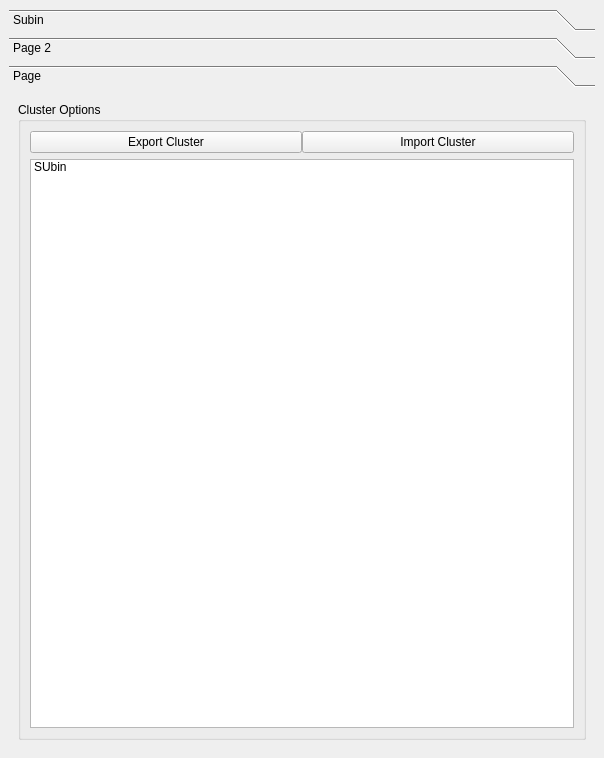
<?xml version="1.0" encoding="UTF-8"?>
<ui version="4.0">
 <class>MainWindow</class>
 <widget class="QMainWindow" name="MainWindow">
  <property name="geometry">
   <rect>
    <x>0</x>
    <y>0</y>
    <width>604</width>
    <height>758</height>
   </rect>
  </property>
  <property name="windowTitle">
   <string>MainWindow</string>
  </property>
  <widget class="QWidget" name="centralwidget">
   <layout class="QVBoxLayout" name="verticalLayout_4">
    <item>
     <layout class="QHBoxLayout" name="horizontalLayout_3"/>
    </item>
    <item>
     <layout class="QHBoxLayout" name="horizontalLayout"/>
    </item>
    <item>
     <widget class="QToolBox" name="toolBox">
      <property name="currentIndex">
       <number>2</number>
      </property>
      <widget class="QWidget" name="page">
       <property name="geometry">
        <rect>
         <x>0</x>
         <y>0</y>
         <width>586</width>
         <height>366</height>
        </rect>
       </property>
       <attribute name="label">
        <string>Subin</string>
       </attribute>
       <layout class="QVBoxLayout" name="verticalLayout">
        <item>
         <widget class="QGroupBox" name="groupBox_from">
          <property name="title">
           <string>From</string>
          </property>
          <layout class="QGridLayout" name="gridLayout_from">
           <property name="leftMargin">
            <number>30</number>
           </property>
           <property name="topMargin">
            <number>10</number>
           </property>
           <property name="rightMargin">
            <number>20</number>
           </property>
           <property name="bottomMargin">
            <number>10</number>
           </property>
           <property name="spacing">
            <number>10</number>
           </property>
           <item row="0" column="0">
            <widget class="QRadioButton" name="radioButton_softSelection">
             <property name="text">
              <string>Soft Selection</string>
             </property>
            </widget>
           </item>
           <item row="0" column="1">
            <widget class="QRadioButton" name="radioButton_blendshape">
             <property name="text">
              <string>Blendshape</string>
             </property>
            </widget>
           </item>
           <item row="0" column="2">
            <widget class="QRadioButton" name="radioButton_wire">
             <property name="text">
              <string>Wire</string>
             </property>
            </widget>
           </item>
           <item row="1" column="0">
            <widget class="QRadioButton" name="radioButton_lattice">
             <property name="text">
              <string>Lattice</string>
             </property>
            </widget>
           </item>
           <item row="1" column="1">
            <widget class="QRadioButton" name="radioButton_cluster">
             <property name="text">
              <string>Cluster</string>
             </property>
            </widget>
           </item>
           <item row="1" column="2">
            <widget class="QRadioButton" name="radioButton_skincluster">
             <property name="text">
              <string>Skincluster</string>
             </property>
            </widget>
           </item>
           <item row="0" column="3">
            <widget class="QRadioButton" name="radioButton_from">
             <property name="text">
              <string>From</string>
             </property>
            </widget>
           </item>
          </layout>
         </widget>
        </item>
        <item>
         <widget class="QGroupBox" name="groupBox_to">
          <property name="title">
           <string>To</string>
          </property>
          <layout class="QHBoxLayout" name="horizontalLayout_2">
           <property name="spacing">
            <number>10</number>
           </property>
           <property name="leftMargin">
            <number>30</number>
           </property>
           <property name="topMargin">
            <number>10</number>
           </property>
           <property name="rightMargin">
            <number>10</number>
           </property>
           <property name="bottomMargin">
            <number>10</number>
           </property>
           <item>
            <widget class="QRadioButton" name="radioButton_clusterTo">
             <property name="text">
              <string>Cluster</string>
             </property>
            </widget>
           </item>
           <item>
            <widget class="QRadioButton" name="radioButton_skinclusterTo">
             <property name="text">
              <string>Skincluster</string>
             </property>
            </widget>
           </item>
           <item>
            <widget class="QRadioButton" name="radioButton_deformTo">
             <property name="text">
              <string>Deform</string>
             </property>
            </widget>
           </item>
           <item>
            <widget class="QRadioButton" name="radioButton_to">
             <property name="text">
              <string>To</string>
             </property>
            </widget>
           </item>
          </layout>
         </widget>
        </item>
        <item>
         <layout class="QHBoxLayout" name="horizontalLayout_4">
          <property name="spacing">
           <number>0</number>
          </property>
          <property name="margin">
           <number>2</number>
          </property>
          <item>
           <widget class="QGroupBox" name="groupBox_source">
            <property name="title">
             <string>Source Mesh</string>
            </property>
            <layout class="QVBoxLayout" name="verticalLayout_source">
             <property name="spacing">
              <number>5</number>
             </property>
             <property name="margin">
              <number>5</number>
             </property>
             <item>
              <layout class="QHBoxLayout" name="horizontalLayout_source">
               <property name="spacing">
                <number>1</number>
               </property>
               <item>
                <widget class="QLineEdit" name="lineEdit_source">
                 <property name="enabled">
                  <bool>true</bool>
                 </property>
                </widget>
               </item>
               <item>
                <widget class="QPushButton" name="button_source">
                 <property name="sizePolicy">
                  <sizepolicy hsizetype="Fixed" vsizetype="Fixed">
                   <horstretch>0</horstretch>
                   <verstretch>0</verstretch>
                  </sizepolicy>
                 </property>
                 <property name="minimumSize">
                  <size>
                   <width>20</width>
                   <height>20</height>
                  </size>
                 </property>
                 <property name="maximumSize">
                  <size>
                   <width>16777215</width>
                   <height>20</height>
                  </size>
                 </property>
                 <property name="text">
                  <string/>
                 </property>
                </widget>
               </item>
              </layout>
             </item>
             <item>
              <widget class="QComboBox" name="comboBox">
               <item>
                <property name="text">
                 <string>Subin</string>
                </property>
                <property name="icon">
                 <iconset resource="../icons/test.qrc">
                  <normaloff>:/newPrefix/wire.png</normaloff>:/newPrefix/wire.png</iconset>
                </property>
               </item>
               <item>
                <property name="text">
                 <string>Gopi</string>
                </property>
               </item>
              </widget>
             </item>
             <item>
              <widget class="QTreeWidget" name="treeWidget_source">
               <property name="alternatingRowColors">
                <bool>true</bool>
               </property>
               <property name="selectionMode">
                <enum>QAbstractItemView::ExtendedSelection</enum>
               </property>
               <property name="sortingEnabled">
                <bool>true</bool>
               </property>
               <property name="headerHidden">
                <bool>true</bool>
               </property>
               <property name="expandsOnDoubleClick">
                <bool>false</bool>
               </property>
               <attribute name="headerVisible">
                <bool>false</bool>
               </attribute>
               <column>
                <property name="text">
                 <string notr="true">1</string>
                </property>
               </column>
               <item>
                <property name="text">
                 <string>New Item</string>
                </property>
               </item>
               <item>
                <property name="text">
                 <string>New Item</string>
                </property>
               </item>
               <item>
                <property name="text">
                 <string>New Item</string>
                </property>
               </item>
               <item>
                <property name="text">
                 <string>New Item</string>
                </property>
               </item>
               <item>
                <property name="text">
                 <string>New Item</string>
                </property>
               </item>
              </widget>
             </item>
            </layout>
           </widget>
          </item>
          <item>
           <widget class="QGroupBox" name="groupBox_target">
            <property name="title">
             <string>Target Mesh</string>
            </property>
            <layout class="QVBoxLayout" name="verticalLayout_target">
             <property name="spacing">
              <number>5</number>
             </property>
             <property name="margin">
              <number>5</number>
             </property>
             <item>
              <layout class="QHBoxLayout" name="horizontalLayout_target">
               <property name="spacing">
                <number>1</number>
               </property>
               <item>
                <widget class="QLineEdit" name="lineEdit_target">
                 <property name="enabled">
                  <bool>true</bool>
                 </property>
                </widget>
               </item>
               <item>
                <widget class="QPushButton" name="button_target">
                 <property name="sizePolicy">
                  <sizepolicy hsizetype="Fixed" vsizetype="Fixed">
                   <horstretch>0</horstretch>
                   <verstretch>0</verstretch>
                  </sizepolicy>
                 </property>
                 <property name="minimumSize">
                  <size>
                   <width>20</width>
                   <height>20</height>
                  </size>
                 </property>
                 <property name="maximumSize">
                  <size>
                   <width>16777215</width>
                   <height>20</height>
                  </size>
                 </property>
                 <property name="text">
                  <string/>
                 </property>
                </widget>
               </item>
              </layout>
             </item>
             <item>
              <widget class="QListWidget" name="listWidget_target">
               <property name="selectionMode">
                <enum>QAbstractItemView::ExtendedSelection</enum>
               </property>
              </widget>
             </item>
            </layout>
           </widget>
          </item>
         </layout>
        </item>
       </layout>
      </widget>
      <widget class="QWidget" name="page_2">
       <property name="geometry">
        <rect>
         <x>0</x>
         <y>0</y>
         <width>586</width>
         <height>626</height>
        </rect>
       </property>
       <attribute name="label">
        <string>Page 2</string>
       </attribute>
       <layout class="QVBoxLayout" name="verticalLayout_2">
        <item>
         <widget class="QGroupBox" name="groupBox_mirror">
          <layout class="QHBoxLayout" name="horizontalLayout_mirror">
           <property name="spacing">
            <number>0</number>
           </property>
           <property name="topMargin">
            <number>0</number>
           </property>
           <property name="rightMargin">
            <number>0</number>
           </property>
           <property name="bottomMargin">
            <number>0</number>
           </property>
           <item>
            <widget class="QRadioButton" name="radioButton_clusterX">
             <property name="minimumSize">
              <size>
               <width>0</width>
               <height>10</height>
              </size>
             </property>
             <property name="text">
              <string>X</string>
             </property>
            </widget>
           </item>
           <item>
            <widget class="QRadioButton" name="radioButton_clusterY">
             <property name="text">
              <string>Y</string>
             </property>
            </widget>
           </item>
           <item>
            <widget class="QRadioButton" name="radioButton_clusterZ">
             <property name="text">
              <string>Z</string>
             </property>
            </widget>
           </item>
           <item>
            <widget class="QPushButton" name="button_clusterMirror">
             <property name="text">
              <string>Mirror</string>
             </property>
            </widget>
           </item>
          </layout>
         </widget>
        </item>
        <item>
         <layout class="QHBoxLayout" name="horizontalLayout_cluster">
          <property name="spacing">
           <number>0</number>
          </property>
          <item>
           <widget class="QPushButton" name="button_combineCluster">
            <property name="text">
             <string>Combine Cluster</string>
            </property>
           </widget>
          </item>
          <item>
           <widget class="QPushButton" name="button_copyWeight">
            <property name="text">
             <string>Copy Weight</string>
            </property>
           </widget>
          </item>
         </layout>
        </item>
        <item>
         <spacer name="verticalSpacer">
          <property name="orientation">
           <enum>Qt::Vertical</enum>
          </property>
          <property name="sizeHint" stdset="0">
           <size>
            <width>20</width>
            <height>40</height>
           </size>
          </property>
         </spacer>
        </item>
       </layout>
      </widget>
      <widget class="QWidget" name="page_3">
       <property name="geometry">
        <rect>
         <x>0</x>
         <y>0</y>
         <width>586</width>
         <height>626</height>
        </rect>
       </property>
       <attribute name="label">
        <string>Page</string>
       </attribute>
       <layout class="QVBoxLayout" name="verticalLayout_3">
        <item>
         <widget class="QGroupBox" name="groupBox_clusterOption">
          <property name="title">
           <string>Cluster Options</string>
          </property>
          <layout class="QVBoxLayout" name="verticalLayout_clusterOption">
           <item>
            <layout class="QHBoxLayout" name="horizontalLayout_clusterOption">
             <property name="spacing">
              <number>0</number>
             </property>
             <item>
              <widget class="QPushButton" name="button_exportCluster">
               <property name="text">
                <string>Export Cluster</string>
               </property>
              </widget>
             </item>
             <item>
              <widget class="QPushButton" name="button_importCluster">
               <property name="text">
                <string>Import Cluster</string>
               </property>
              </widget>
             </item>
            </layout>
           </item>
           <item>
            <widget class="QListWidget" name="listWidget_clusterWeight">
             <property name="selectionMode">
              <enum>QAbstractItemView::ExtendedSelection</enum>
             </property>
             <item>
              <property name="text">
               <string>SUbin</string>
              </property>
             </item>
            </widget>
           </item>
          </layout>
         </widget>
        </item>
       </layout>
      </widget>
     </widget>
    </item>
   </layout>
  </widget>
  <widget class="QMenuBar" name="menubar">
   <property name="geometry">
    <rect>
     <x>0</x>
     <y>0</y>
     <width>604</width>
     <height>21</height>
    </rect>
   </property>
  </widget>
 </widget>
 <resources>
  <include location="../icons/test.qrc"/>
 </resources>
 <connections/>
</ui>
